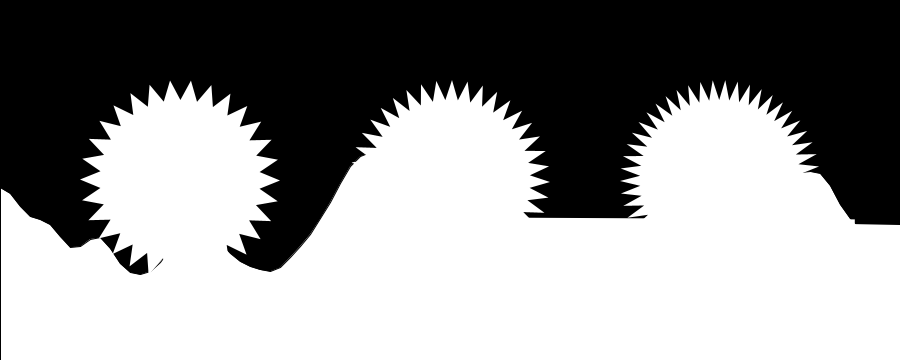
Frame 1 (no input)
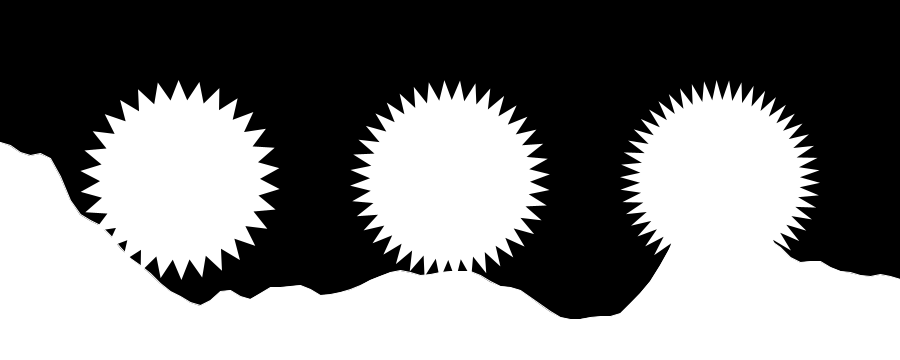
Frame 60 (the mouse pressed at the canvas centre just before this capture)
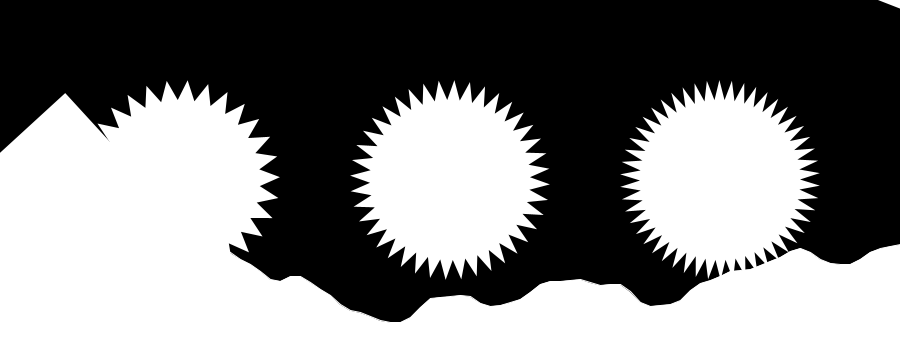
Frame 120 (the mouse held since frame 60 and released just before this capture)

The Processing sketch that drew these frames (run headless with seeded random() and noise(); from frame 60 on, the mouse is pressed at the canvas centre):

// Processing sketch: processing_169057
// ── processing_169057.pde

float yoff = 0.0;        

void setup() {
  size(900, 360);
}

void draw() {
  background(0);

  fill(255);
 
  beginShape(); 
  
  float xoff = 0;       
  
  
  
  for (float x = 0; x <= width; x += 10) {
     
    float y = map(noise(xoff, yoff), 0, 1, 400,50); 
    
    
    vertex(x, y); 
    
    xoff += 0.05;
  }
  
  yoff += 0.01;
  vertex(width, height);
  vertex(0, height);
  endShape(CLOSE);

  
  noStroke();
  pushMatrix();
  translate(width*0.2, height*0.5);
  rotate(frameCount / 200.0);
  star(0, 0, 80, 100, 30); 
  popMatrix();
  
  noStroke();
  pushMatrix();
  translate(width*0.5, height*0.5);
  rotate(frameCount / 50.0);
  star(0, 0, 80, 100, 40); 
  popMatrix();
  
  noStroke();
  pushMatrix();
  translate(width*0.8, height*0.5);
  rotate(frameCount / -100.0);
  star(0, 0, 80, 100, 50); 
  popMatrix();
}

void star(float x, float y, float radius1, float radius2, int npoints) {
  float angle = TWO_PI / npoints;
  float halfAngle = angle/2.0;
  beginShape();
  for (float a = 0; a < TWO_PI; a += angle) {
    float sx = x + cos(a) * radius2;
    float sy = y + sin(a) * radius2;
    vertex(sx, sy);
    sx = x + cos(a+halfAngle) * radius1;
    sy = y + sin(a+halfAngle) * radius1;
    vertex(sx, sy);
  }
  endShape(CLOSE);

noStroke();
rect(width*0.25, height*0.1, width * 0.5, height * 0.8);
stroke(255);

 

}
